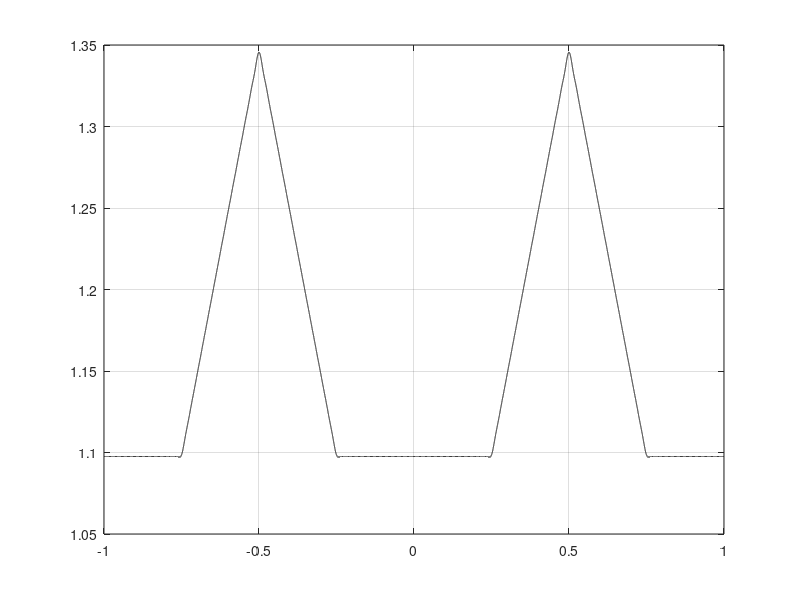

MATLAB code for this plot:
clear all
close all
clc
%%%%%%%%%%%%%%%%%%%%% Heat(2) with newman condition %%%%%%%%%%%%%%%%%%%%%
T=2;
F=1/T;
w=2*pi*F;
t=-T/2:.00001*T:T/2;
s=0;
for n=1:1:100
    a(n)=2*(2*cos(n*pi/2)-cos (n*pi/4)-cos(3*n*pi/4))/((n*pi)^2);
    s=s+a(n)*cos(n*w*t);
end
s=s+(1.16);
plot(t,s,'k')
grid on